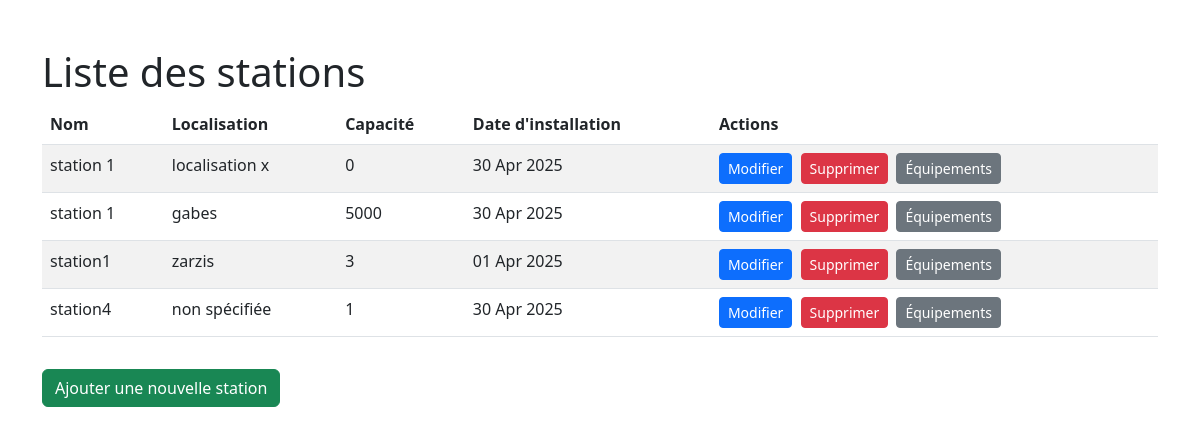
Screenshot of /stations/list/ with the database file from the repository.
### station/models.py (models this page shows, shortened)
class Station(models.Model):
    nom = models.CharField(max_length=200, default="Unknown")
    capacite = models.IntegerField(default=0)
    date_installation = models.DateField(default=timezone.now)
    localisation = models.CharField(max_length=200, default="Non spécifiée")

### station/views.py (the view)
# urls.py: path('list/', views.station_list, name='station_list'),
def station_list(request):
    stations = Station.objects.all()
    return render(request, 'station/station_list.html', {'stations': stations})

### station/templates/station/station_list.html (shortened to what this page needs)
<!DOCTYPE html>
<html lang="fr">
<head>
    <link href="https://cdn.jsdelivr.net/npm/bootstrap@5.3.0-alpha1/dist/css/bootstrap.min.css" rel="stylesheet">
</head>
<body>
    <div class="container mt-5">
        <h1>Liste des stations</h1>
        <div class="table-responsive">
            <table class="table table-striped">
                <thead>
                    <tr>
                        <th>Nom</th>
                        <th>Localisation</th>
                        <th>Capacité</th>
                        <th>Date d'installation</th>
                        <th>Actions</th>
                    </tr>
                </thead>
                <tbody>
                    {% for station in stations %}
                    <tr>
                        <td>
                            {% if station.nom %}
                                {{ station.nom }}
                            {% else %}
                                Unknown
                            {% endif %}
                        </td>
                        <td>
                            {% if station.localisation %}
                                {{ station.localisation }}
                            {% else %}
                                Non spécifiée
                            {% endif %}
                        </td>
                        <td>
                            {% if station.capacite %}
                                {{ station.capacite }}
                            {% else %}
                                0
                            {% endif %}
                        </td>
                        <td>
                            {% if station.date_installation %}
                                {{ station.date_installation|date:"d M Y" }}
                            {% else %}
                                Non spécifiée
                            {% endif %}
                        </td>
                        <td>
                            <a href="{% url 'edit_station' station.id %}" class="btn btn-primary btn-sm me-1">Modifier</a>
                            <a href="{% url 'delete_station' station.id %}" class="btn btn-danger btn-sm me-1" onclick="return confirm('Voulez-vous vraiment supprimer cette station ?')">Supprimer</a>
                            <a href="{% url 'equipment_list' station.id %}" class="btn btn-secondary btn-sm">Équipements</a>
                        </td>
                    </tr>
                    {% endfor %}
                </tbody>
            </table>
        </div>
        <a href="{% url 'add_station' %}" class="btn btn-success mt-3">Ajouter une nouvelle station</a>
    </div>
</body>
</html>

### rows the page displays
Station: nom "station 1", localisation "localisation x", capacite "0", date_installation "30 Apr 2025"
Station: nom "station 1", localisation "gabes", capacite "5000", date_installation "30 Apr 2025"
Station: nom "station1", localisation "zarzis", capacite "3", date_installation "01 Apr 2025"
Station: nom "station4", localisation "non spécifiée", capacite "1", date_installation "30 Apr 2025"
